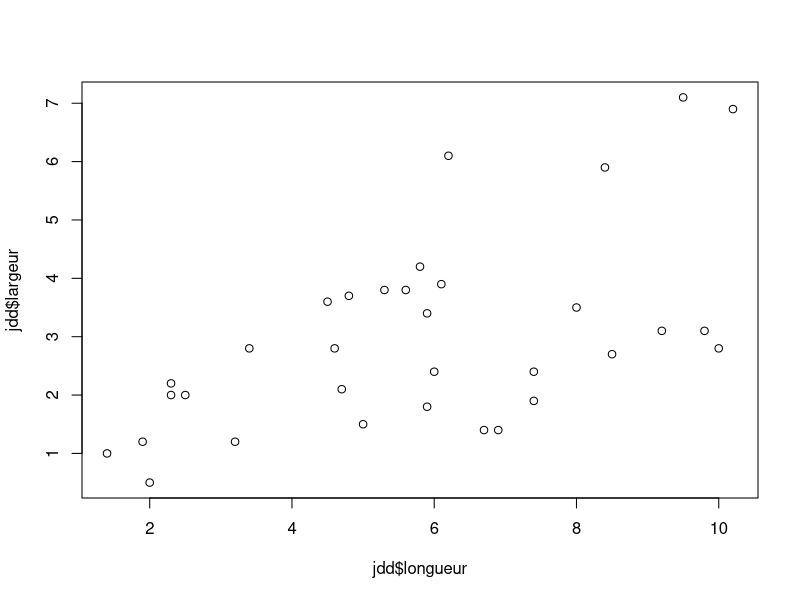
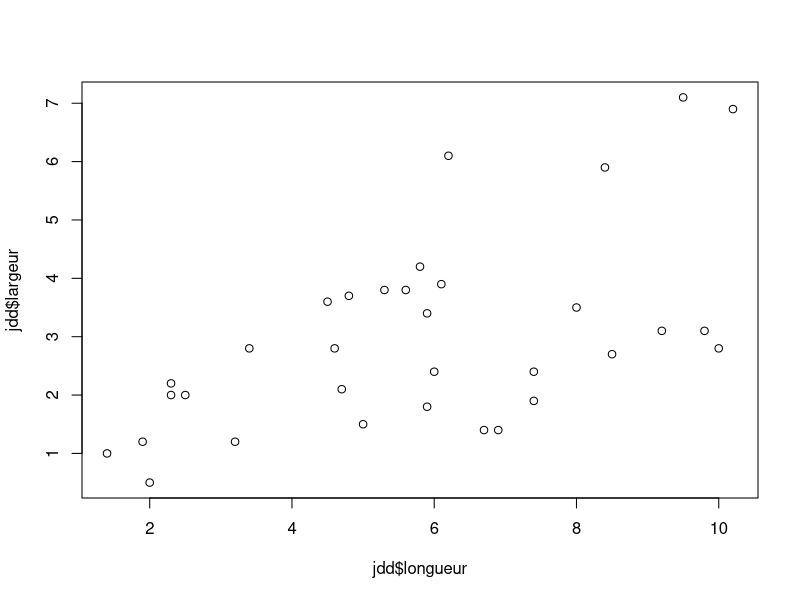
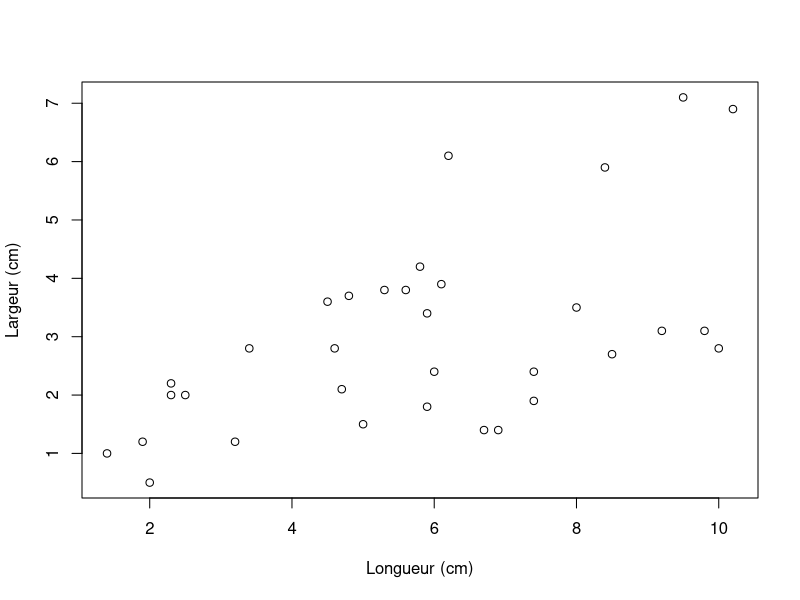
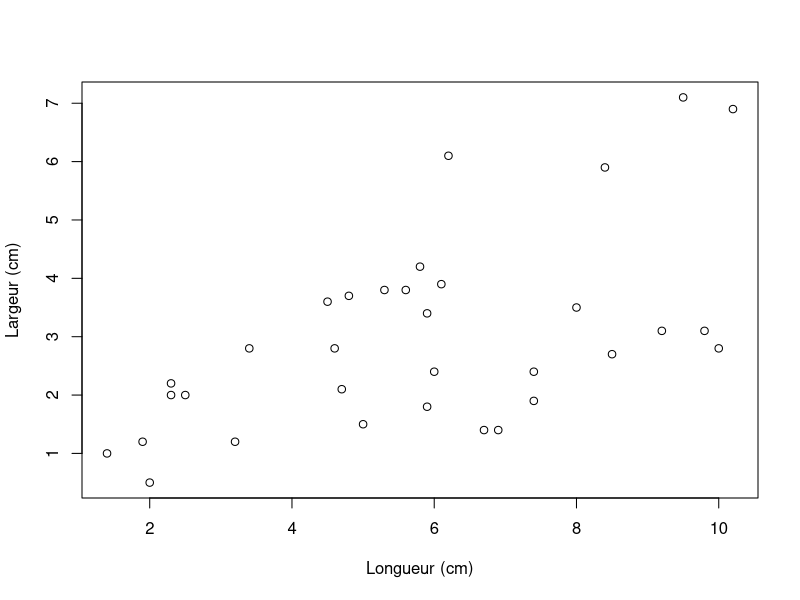
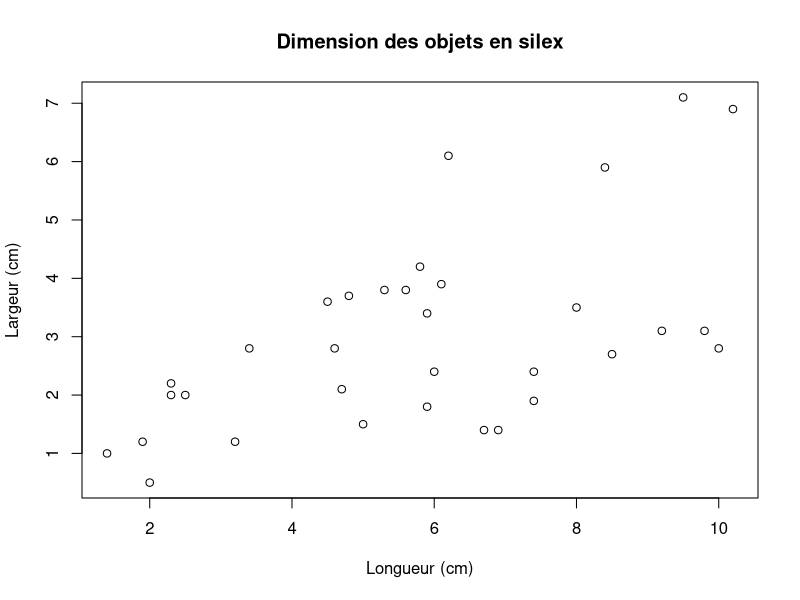
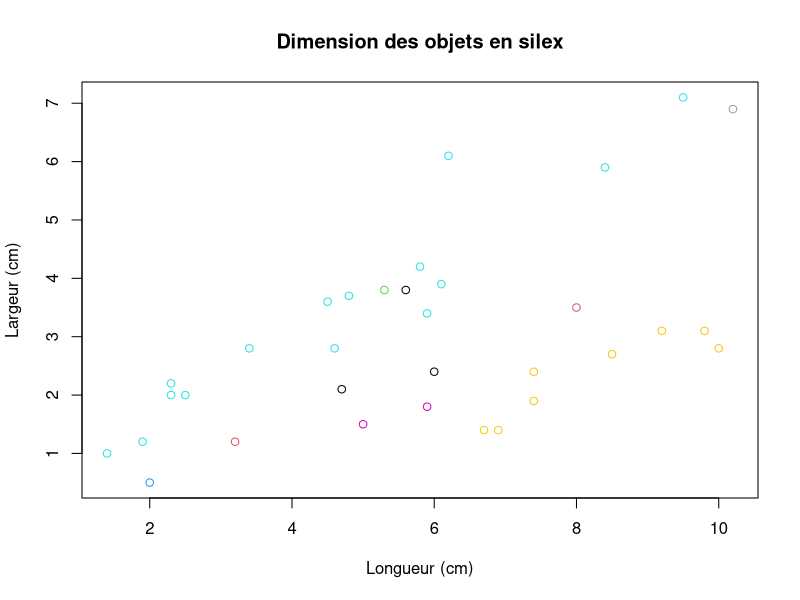
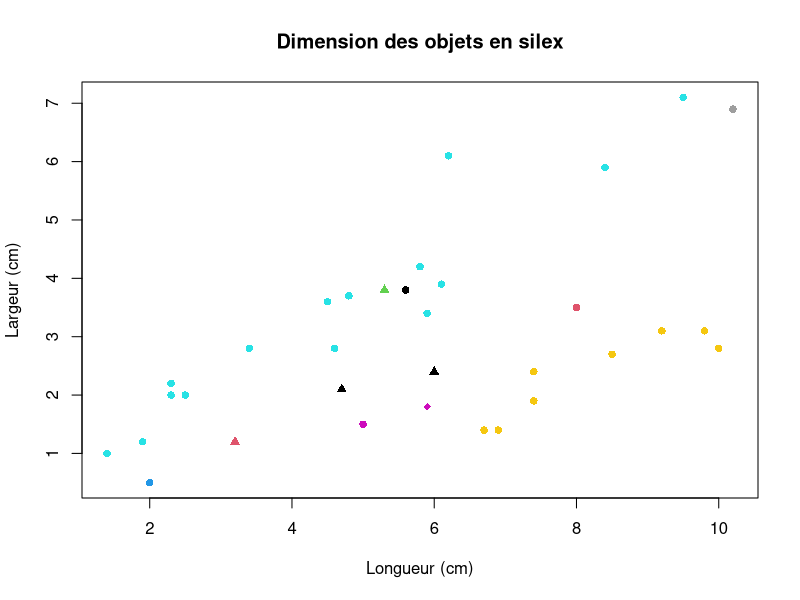
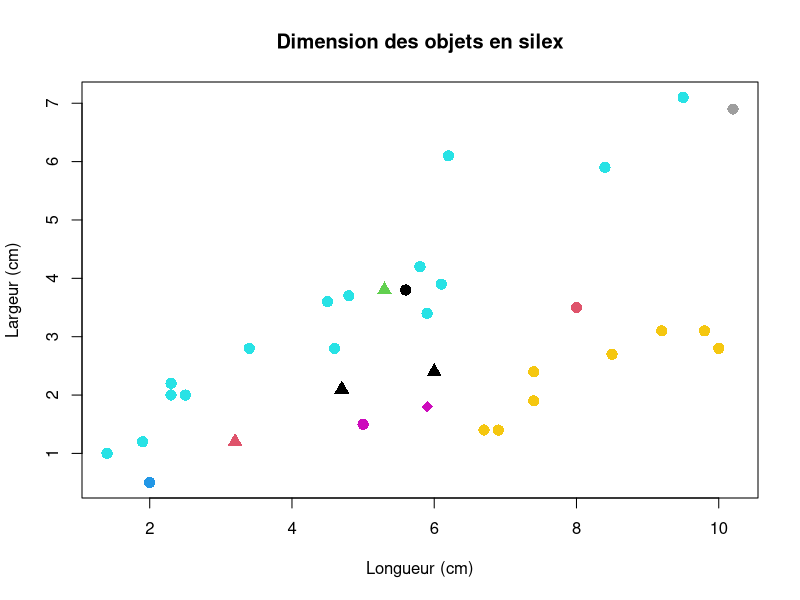

Recreate these plots in R, in order.
## ---- chunk 1
install.packages("tidyverse")
library(tidyverse)
## ---- chunk 2
jdd <- read.csv("data/data_exemple.csv")

# on peut préciser :
jdd <- read.csv(            # ouverture de la fonction read.csv()
  "data/data_exemple.csv",  # le chemin du fichier
  header = TRUE,            # si la première ligne contient le titre des col 
  sep=",",                  # le séparateur (, ou ; ou autre, c'est selon..)
  )                         # fermeture de la fonction read.csv()

# ou si vous travaillez à partir d'une feuille excel: 
# jdd <- read_excel("data/Data_exemple.xlsx")
## ---- chunk 3
view(jdd)
## ---- chunk 4
jdd
## ---- chunk 5
head(jdd)
## ---- chunk 6
class(jdd)
## ---- chunk 7
?class
help(class) # notez que ces deux commandes ont le même résultat.
## ---- chunk 8
summary(jdd)
## ---- chunk 9
nrow(jdd) # nb de lignes
ncol(jdd) # nb de colonnes 
## ---- chunk 10
class(jdd$type)
class(jdd$longueur)
## ---- chunk 11
jdd$type <- factor(jdd$type) # cette commande signifie au pied de la lettre : 
                             # dans la colonne "type" du data frame "jdd", je  
                             # mets la colonne "type" du data frame "jdd" 
                             # au format "facteur"
## ---- chunk 12
class(jdd$type)
## ---- chunk 13
jdd$type_fac <- as.factor(jdd$type)

class(jdd$type_fac) # notez: même résultat que précédemment
## ---- chunk 14
levels(jdd$type)
## ---- chunk 15
plot(x = jdd$longueur, y = jdd$largeur)
## ---- chunk 16
?plot
## ---- chunk 17
plot(jdd$longueur, jdd$largeur)
## ---- chunk 18
plot(
  x = jdd$longueur,             # il est possible de sauter une ligne 
  y = jdd$largeur,              # après chaque virgule ou parenthèse
     xlab = "Longueur (cm)",    # pour faciliter la lecture du code
     ylab = "Largeur (cm)"      # avant de fermer la parenthèse
     )
## ---- chunk 19
xlabel <- "Longueur (cm)"
ylabel <- "Largeur (cm)"
plot(x = jdd$longueur, y = jdd$largeur,
     xlab = xlabel, ylab = ylabel)

# Ajoutons l'objet du titre avant de l'insérer dans le plot
title <- "Dimension des objets en silex"
plot(x = jdd$longueur, y = jdd$largeur,
     xlab = xlabel, ylab = ylabel, 
     main = title)
## ---- chunk 20
plot(x = jdd$longueur, y = jdd$largeur,
     col = jdd$type_fac, 
     xlab = xlabel, ylab = ylabel,
     main = title)
## ---- chunk 21
jdd$silex_fac <- as.factor(jdd$silex)

plot(x = jdd$longueur, y = jdd$largeur,
     col = jdd$type_fac, 
     pch = c(16, 17, 18)[as.numeric(jdd$silex_fac)], # ici, on assigne les formes
                                                     # 16, 17 et 18 aux levels  
     xlab = xlabel, ylab = ylabel, 
     main = title)
## ---- chunk 22
plot(x = jdd$longueur, y = jdd$largeur,
     col = jdd$type_fac, 
     pch = c(16, 17, 18)[as.numeric(jdd$silex_fac)],  
     cex = 1.5,
     xlab = xlabel, ylab = ylabel, 
     main = title)
